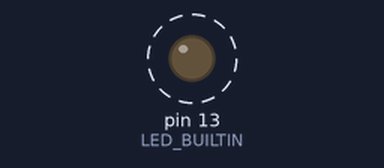
Simulated run of this sketch. Board: Arduino Uno, built with avr-gcc and run on an emulated ATmega328P. On the bench: output pins drawn as LEDs (lit = HIGH). Dashed ring = blinking.

Above: at 0.15 s.
Timing chart, 0 to 3.0 s (numbered marks = the images above):
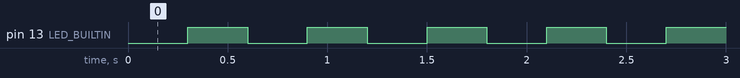

Measured:
- by itself, pin 13 (LED_BUILTIN): alternates HIGH for 0.30 s and LOW for 0.30 s

The sketch:

Blink.ino
```cpp
unsigned long long Millis = 0;
const short Delay = 300;
bool Out = false;

void setup()
{
  pinMode(LED_BUILTIN, OUTPUT);
}

void loop()
{
  if (millis() - Millis >= Delay)
  {
    Millis = millis();
    Out = !Out;
    digitalWrite(LED_BUILTIN, Out);
  }
}
```
